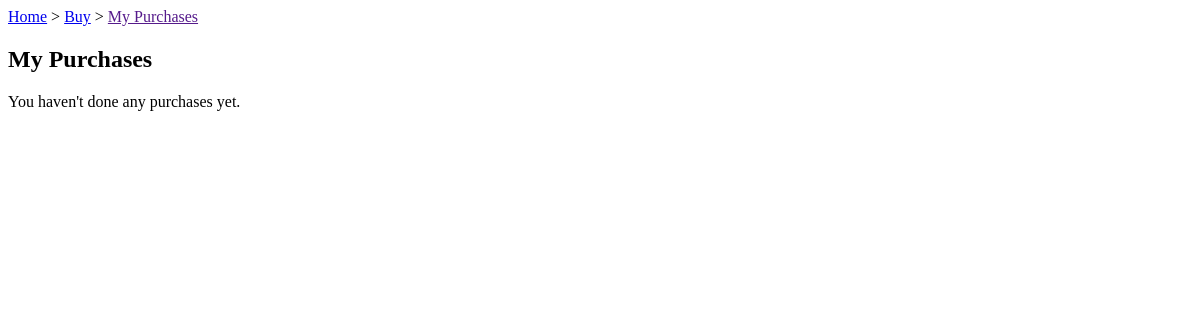
The app's page /buy/purchases/ (signed in), older data.
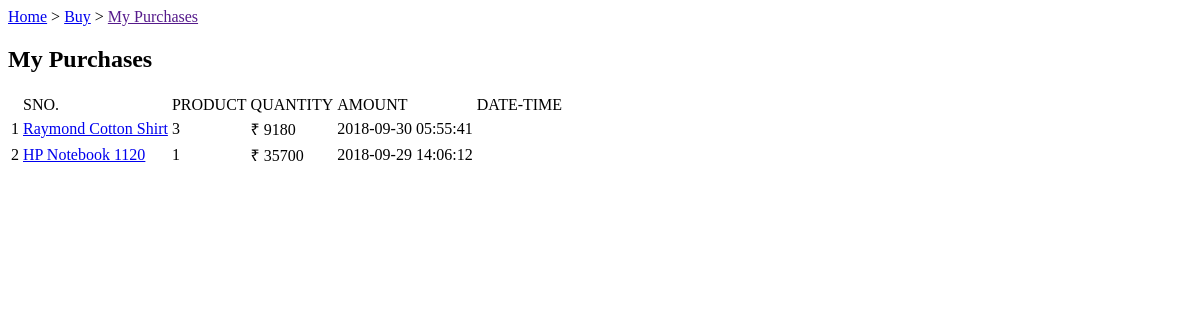
The same page, newer data.
### tables this page shows
CREATE TABLE orders(
orderID varchar(10) PRIMARY KEY,
custID REFERENCES customer(custID),
prodID REFERENCES product(prodID),
quantity integer check(quantity>=1),
date datetime not null,
cost_price decimal(9,2) NOT NULL,
sell_price decimal(9,2) NOT NULL,
status varchar(15) NOT NULL,
CHECK (cost_price < sell_price )
);

CREATE TABLE product(
prodID varchar(10) PRIMARY KEY,
name varchar(30) NOT NULL,
quantity integer CHECK(quantity>=0) NOT NULL,
category varchar(30) NOT NULL ,
cost_price decimal(9,2) NOT NULL,
sell_price decimal(9,2) NOT NULL,
description varchar(100),
sellID varchar(10) REFERENCES seller (sellID),
CHECK (sell_price>cost_price)
);

### __init__.py (the view)
@app.route("/buy/purchases/")
def my_purchases():
    if 'userid' not in session:
        return redirect(url_for('home'))
    if session['type']=="Seller":
        abort(403)
    res = cust_purchases(session['userid'])
    return render_template('my_purchases.html', purchases=res)

### dbaccess.py (called while the page is built)
def cust_purchases(custID):
    conn = sqlite3.connect('onlineshop.db')
    cur = conn.cursor()
    a = cur.execute("""SELECT o.prodID, p.name, o.quantity, o.sell_price, o.date
                       FROM orders o JOIN product p
                       WHERE o.prodID=p.prodID AND o.custID=? AND o.status='RECIEVED'
                       ORDER BY o.date DESC """, (custID,))
    res = [i for i in a]
    conn.close()
    return res

### templates/my_purchases.html (shortened to what this page needs)
<html>
<body>
  <p><a href="/">Home</a> > <a href="/buy">Buy</a> > <a href="">My Purchases</a></p>
  <h2>My Purchases</h2>
  {% if purchases|length==0 %}
  <p>You haven't done any purchases yet.</p>
  {% else %}
  <table>
    <th>
      <td>SNO.</td><td>PRODUCT</td><td>QUANTITY</td><td>AMOUNT</td><td>DATE-TIME</td>
    </th>
    {% set cnt={'val':1} %}
    {% for i in purchases %}
    <tr>
      <td>{{cnt['val']}}</td><td><a href="/viewproduct/{{i[0]}}">{{i[1]}}</a></td><td>{{i[2]}}</td>
      <td>₹ {{i[3]}}</td><td>{{i[4]}}</td>
    </tr>
    {% endfor %}
  </table>
  {% endif %}
</body>
</html>

Row changes from the older to the newer data that the page shows:
now on this page (row edited): orders: val "1", name "Raymond Cotton Shirt", quantity "3", sell_price "9180", date "2018-09-30 05:55:41"
now on this page (row edited): orders: val "2", name "HP Notebook 1120", quantity "1", sell_price "35700", date "2018-09-29 14:06:12"
Text that changed along with them:
text no longer shown: "You haven't done any purchases yet."
text now shown: "SNO. PRODUCT QUANTITY AMOUNT DATE-TIME"
